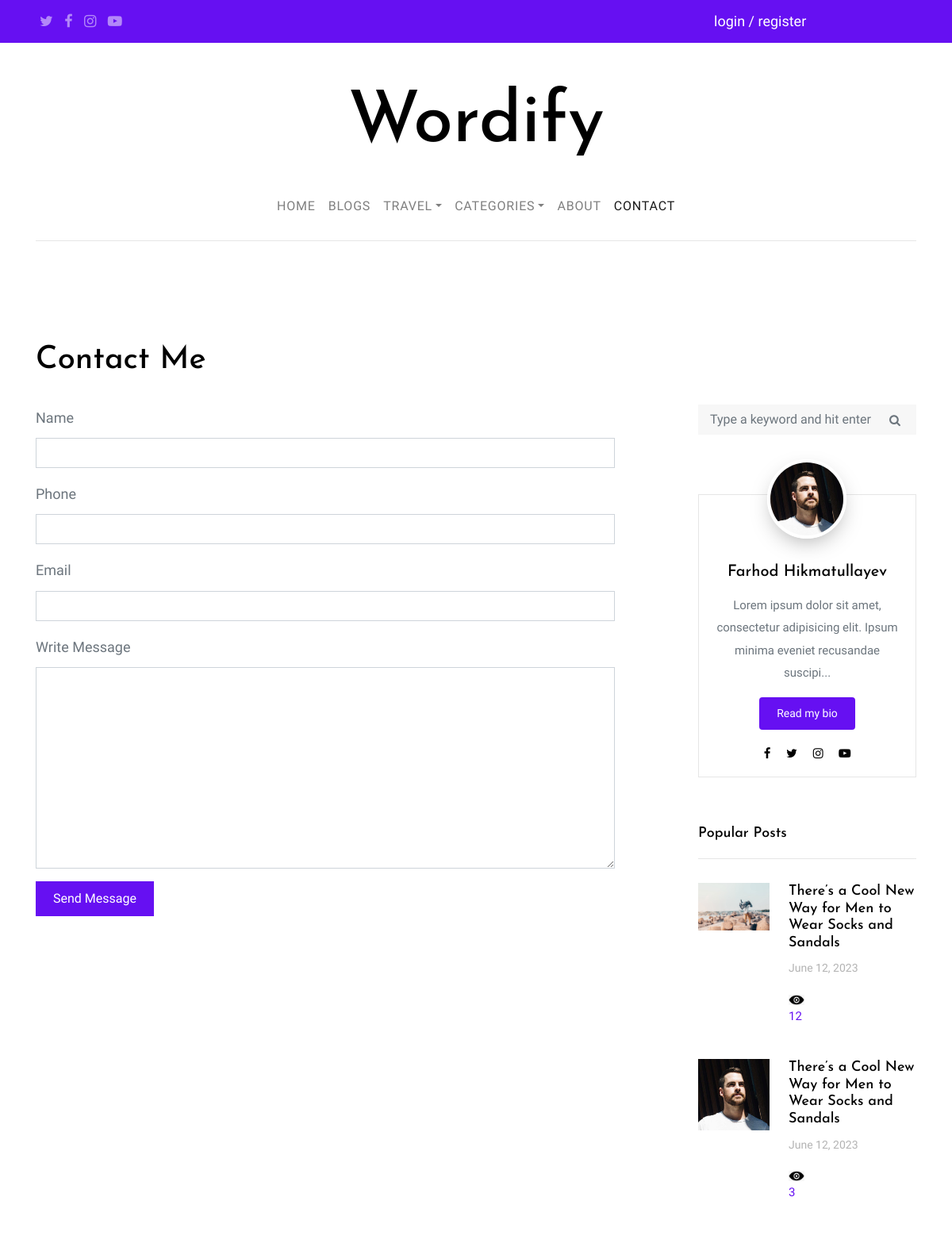
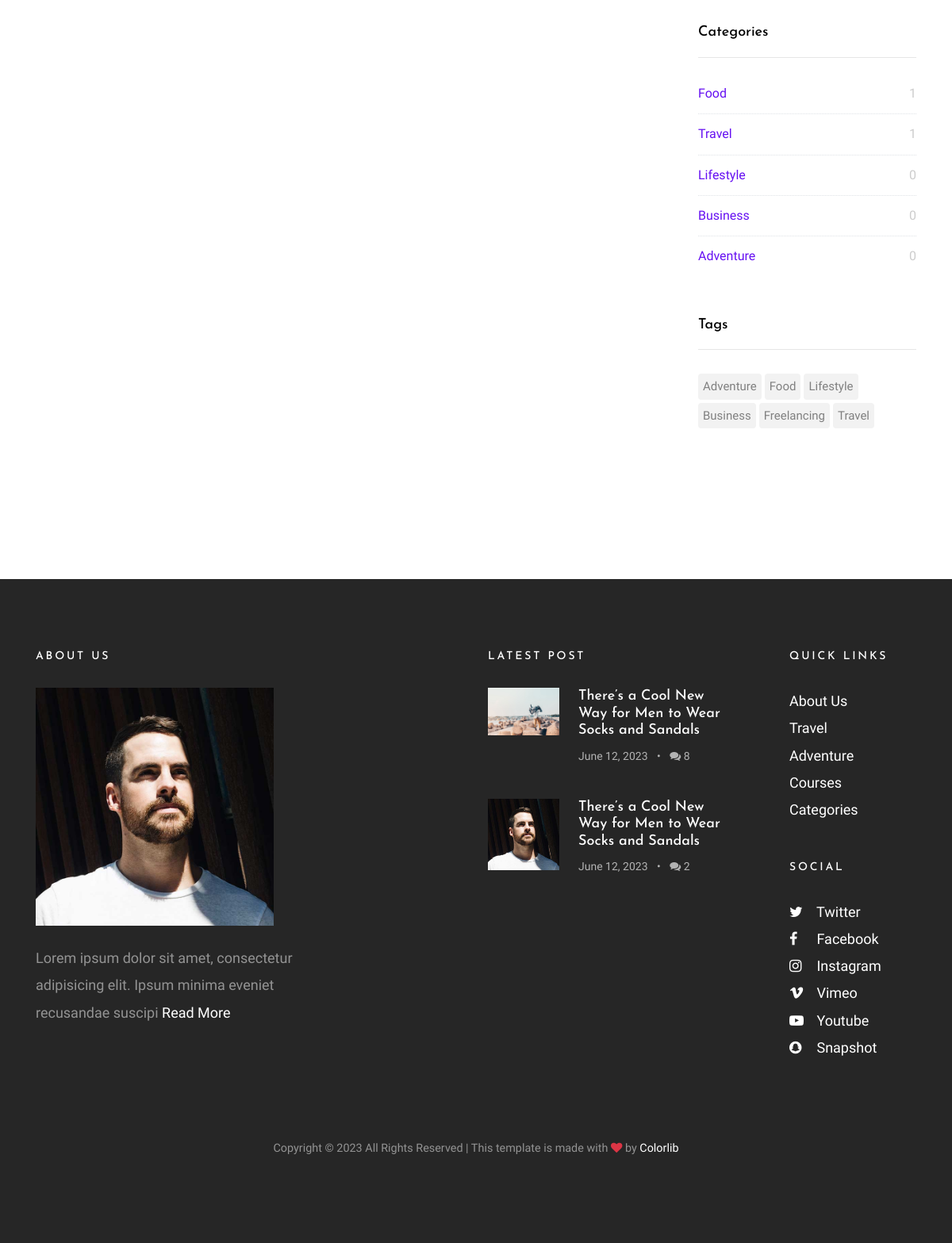
Page /contact/ on the committed database (2 pictures, top to bottom).
### profiles/models.py (models this page shows, shortened)
class Profile(models.Model):
    author = models.OneToOneField(User, on_delete=models.CASCADE)
    bio = models.TextField(null=True, blank=True)
    position = models.CharField(max_length=221, null=True, blank=True)
    image = models.ImageField(null=True, blank=True, upload_to='profile/')
    is_owner = models.BooleanField(default=False)
    @property
    def full_name_(self):
        full_name = []
        if self.author.first_name:
            full_name.append(self.author.first_name.title())
        if self.author.last_name:
            full_name.append(self.author.last_name.title())
        if full_name:
            return ' '.join(full_name)
        else:
            return self.author.username

### home/models.py (models this page shows, shortened)
class Blog(models.Model):
    title = models.CharField(max_length=221)
    slug = models.SlugField(null=True, blank=True, unique_for_date='created_date', max_length=221)
    author = models.ForeignKey(Profile, on_delete=models.CASCADE)
    image = models.ImageField(upload_to='blog')
    description = models.TextField()
    views = models.IntegerField(default=0, editable=False)
    tags = models.ManyToManyField(Tag)
    category = models.ForeignKey(Category, on_delete=models.CASCADE)
    travel = models.ForeignKey(Travel, on_delete=models.CASCADE, null=True, blank=True)
    created_date = models.DateTimeField(auto_now_add=True, null=True, blank=True)
    modifate_date = models.DateTimeField(auto_now=True, null=True, blank=True)
    @property
    def url_detail_blog(self):
        return reverse('home:views', kwargs={
            'slug': self.slug,
            'year': self.created_date.year,
            'month': self.created_date.month,
            'day': self.created_date.day
        })

class Category(models.Model):
    title = models.CharField(max_length=221)

class Tag(models.Model):
    title = models.CharField(max_length=221)

### contact/views.py (the view, shortened to what this page needs)
# urls.py: path('contact/', include('contact.urls', namespace='contact')),
def contact(request):
    form = ContactForm()
    ctx = {
        'form': form
    }
    return render(request, 'contact/contact.html', ctx)

### templates/contact/contact.html (shortened to what this page needs)
{% extends 'base.html' %}
{% load static %}
{% block content %}
    <section class="site-section">
        <div class="container">
            <div class="row mb-4">
                <div class="col-md-6">
                    <h1>Contact Me</h1>
                </div>
            </div>
            <div class="row blog-entries">
                <div class="col-md-12 col-lg-8 main-content">
                    <form action="{% url 'contact:contact' %}" method="post">
                        <div class="row">
                            {% if not request.user.is_authenticated %}
                                <div class="col-md-12 form-group">
                                    <label for="name">Name</label>
                                    {{ form.name }}
                                </div>
                            {% endif %}
                            <div class="col-md-12 form-group">
                                <label for="phone">Phone</label>
                                {{ form.phone }}
                            </div>
                            {% if not request.user.is_authenticated %}
                                <div class="col-md-12 form-group">
                                    <label for="email">Email</label>
                                    {{ form.email }}
                                </div>
                            {% endif %}
                        </div>
                        <div class="row">
                            <div class="col-md-12 form-group">
                                <label for="message">Write Message</label>
                                {{ form.message }}
                            </div>
                        </div>
                        <div class="row">
                            <div class="col-md-6 form-group">
                                <input type="submit" value="Send Message" class="btn btn-primary">
                            </div>
                        </div>
                    </form>
                </div>
                <div class="col-md-12 col-lg-4 sidebar">
                    <div class="sidebar-box search-form-wrap">
                        <form action="#" class="search-form">
                            <div class="form-group">
                                <span class="icon fa fa-search"></span>
                                <input type="text" class="form-control" id="s"
                                       placeholder="Type a keyword and hit enter">
                            </div>
                        </form>
                    </div>
                    {% include 'sidebar.html' %}
                </div>
            </div>
    </section>
{% endblock %}

### templates/sidebar.html
{% load simple_tags_blog %}
{% tags_list as tags_list %}
{% categories_list as categiries_list %}
{% about_owner as owner %}
{% popular_three_blogs as popular_blogs %}
{% load static %}
<div class="sidebar-box">
    <div class="bio text-center">
        {% if owner.image %}
            <img src="{{ owner.image.url }}" alt="Image Placeholder" class="img-fluid">
        {% else %}
            <img src="{% static 'images/profile.png' %}" alt="Image Placeholder" class="img-fluid">
        {% endif %}
        <div class="bio-body">
            <h2>{{ owner.full_name_ }}</h2>
            <p>{{ owner.bio|safe|slice:"100" }}...</p>
            <p><a href="{% url 'main:about' %}" class="btn btn-primary btn-sm rounded">Read my bio</a></p>
            <p class="social">
                <a href="#" class="p-2"><span class="fa fa-facebook"></span></a>
                <a href="#" class="p-2"><span class="fa fa-twitter"></span></a>
                <a href="#" class="p-2"><span class="fa fa-instagram"></span></a>
                <a href="#" class="p-2"><span class="fa fa-youtube-play"></span></a>
            </p>
        </div>
    </div>
</div>
<div class="sidebar-box">
    <h3 class="heading">Popular Posts</h3>
    <div class="post-entry-sidebar">
        <ul>
            {% for popular_blog in popular_blogs %}
                <li>
                    <a href="{{ popular_blog.url_detail_blog }}">
                        <img src="{{ popular_blog.image.url }}" alt="Image placeholder"
                             class="mr-4">
                        <div class="text">
                            <h4>{{ popular_blog.title }}</h4>
                            <div class="post-meta">
                                <span class="mr-2">{{ popular_blog.created_date|date:"F d, Y" }}</span>
                            </div>
                            <img src="{% static 'images/views.png' %}" style="width: 20px"
                                       alt="">{{ popular_blog.views }}
                        </div>
                    </a>
                </li>
            {% endfor %}
        </ul>
    </div>
</div>
<div class="sidebar-box">
    <h3 class="heading">Categories</h3>
    <ul class="categories">
        {% for category in categiries_list %}
            <li><a href="{% url 'home:blogs' %}?category={{ category.title }}#content">{{ category.title }}
                <span>{{ category.blog_set.count }}</span></a></li>
        {% endfor %}
    </ul>
</div>
<div class="sidebar-box">
    <h3 class="heading">Tags</h3>
    <ul class="tags">
        {% for tag in tags_list %}
            <li><a href="{% url 'home:blogs' %}?tag={{ tag.title }}#content">{{ tag.title }}</a></li>
        {% endfor %}
    </ul>
</div>

### templates/footer.html (shortened to what this page needs)
{% load static %}
{% load simple_tags_blog %}
{% latest_three_blogs as latest %}
{% about_owner as owner %}
<footer class="site-footer">
    <div class="container">
        <div class="row mb-5">
            <div class="col-md-4">
                <h3>About Us</h3>
                {% if owner.image %}
                    <p class="mb-4">
                        <img src="{{ owner.image.url }}" alt="Image placeholder" class="img-fluid" style="width: 300px">
                    </p>
                {% else %}
                    <p class="mb-4">
                        <img src="{% static 'images/profile.png' %}" alt="Image placeholder" class="img-fluid"
                             style="width: 300px">
                    </p>
                {% endif %}
                <p>{{ owner.bio|safe|slice:"100" }} <a href="{% url 'main:about' %}">Read More</a></p>
            </div>
            <div class="col-md-6 ml-auto">
                <div class="row">
                    <div class="col-md-7">
                        <h3>Latest Post</h3>
                        <div class="post-entry-sidebar">
                            <ul>
                                {% for news in latest %}
                                    <li>
                                        <a href="{{ news.url_detail_blog }}">
                                            <img src="{{ news.image.url }}" alt="Image placeholder"
                                                 class="mr-4">
                                            <div class="text">
                                                <h4>{{ news.title }}</h4>
                                                <div class="post-meta">
                                                    <span class="mr-2">{{ news.created_date|date:"F d, Y" }} </span>
                                                    &bullet;
                                                    <span class="ml-2"><span class="fa fa-comments"></span> {{ news.comment_set.count }}</span>
                                                </div>
                                            </div>
                                        </a>
                                    </li>
                                {% endfor %}
                            </ul>
                        </div>
                    </div>
                    <div class="col-md-1"></div>
                    <div class="col-md-4">
                        <div class="mb-5">
                            <h3>Quick Links</h3>
                            <ul class="list-unstyled">
                                <li><a href="#">About Us</a></li>
                                <li><a href="#">Travel</a></li>
                                <li><a href="#">Adventure</a></li>
                                <li><a href="#">Courses</a></li>
                                <li><a href="#">Categories</a></li>
                            </ul>
                        </div>
                        <div class="mb-5">
                            <h3>Social</h3>
                            <ul class="list-unstyled footer-social">
                                <li><a href="#"><span class="fa fa-twitter"></span> Twitter</a></li>
                                <li><a href="#"><span class="fa fa-facebook"></span> Facebook</a></li>
                                <li><a href="#"><span class="fa fa-instagram"></span> Instagram</a></li>
                                <li><a href="#"><span class="fa fa-vimeo"></span> Vimeo</a></li>
                                <li><a href="#"><span class="fa fa-youtube-play"></span> Youtube</a></li>
                                <li><a href="#"><span class="fa fa-snapchat"></span> Snapshot</a></li>
                            </ul>
                        </div>
                    </div>
                </div>
            </div>
        </div>
        <div class="row">
            <div class="col-md-12 text-center">
                <p class="small">
                    Copyright &copy;
                    All Rights Reserved | This template is made with <i class="fa fa-heart text-danger"
                                                                        aria-hidden="true"></i> by <a
                        href="https://colorlib.com/" target="_blank">Colorlib</a>
                </p>
            </div>
        </div>
    </div>
</footer>

### rows in the picture
Profile: image (picture), full_name_ "Farhod Hikmatullayev", bio "Lorem ipsum dolor sit amet, consectetur adipisicing elit. Ipsum minima eveniet recusandae suscipi"
Blog: image (picture), title "There’s a Cool New Way for Men to Wear Socks and Sandals", created_date "June 12, 2023", views "12", comment_set.count "8"
Blog: image (picture), title "There’s a Cool New Way for Men to Wear Socks and Sandals", created_date "June 12, 2023", views "3", comment_set.count "2"
Category: title "Food", blog_set.count "1"
Category: title "Travel", blog_set.count "1"
Category: title "Lifestyle", blog_set.count "0"
Category: title "Business", blog_set.count "0"
Category: title "Adventure", blog_set.count "0"
Tag: title "Adventure"
Tag: title "Food"
Tag: title "Lifestyle"
Tag: title "Business"
Tag: title "Freelancing"
Tag: title "Travel"
